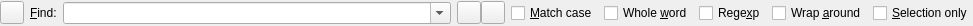
<?xml version="1.0" encoding="UTF-8"?>
<ui version="4.0">
 <class>SearchWidget</class>
 <widget class="QWidget" name="SearchWidget">
  <property name="geometry">
   <rect>
    <x>0</x>
    <y>0</y>
    <width>973</width>
    <height>26</height>
   </rect>
  </property>
  <property name="sizePolicy">
   <sizepolicy hsizetype="MinimumExpanding" vsizetype="Preferred">
    <horstretch>0</horstretch>
    <verstretch>0</verstretch>
   </sizepolicy>
  </property>
  <property name="windowTitle">
   <string>Find</string>
  </property>
  <layout class="QHBoxLayout" name="horizontalLayout_2">
   <property name="leftMargin">
    <number>0</number>
   </property>
   <property name="topMargin">
    <number>0</number>
   </property>
   <property name="rightMargin">
    <number>0</number>
   </property>
   <property name="bottomMargin">
    <number>0</number>
   </property>
   <item>
    <widget class="QToolButton" name="closeButton">
     <property name="toolTip">
      <string>Press to close the window</string>
     </property>
     <property name="text">
      <string/>
     </property>
    </widget>
   </item>
   <item>
    <widget class="QLabel" name="label">
     <property name="text">
      <string>&amp;Find:</string>
     </property>
     <property name="buddy">
      <cstring>findtextCombo</cstring>
     </property>
    </widget>
   </item>
   <item>
    <widget class="QComboBox" name="findtextCombo">
     <property name="sizePolicy">
      <sizepolicy hsizetype="Expanding" vsizetype="Fixed">
       <horstretch>0</horstretch>
       <verstretch>0</verstretch>
      </sizepolicy>
     </property>
     <property name="minimumSize">
      <size>
       <width>300</width>
       <height>0</height>
      </size>
     </property>
     <property name="editable">
      <bool>true</bool>
     </property>
     <property name="insertPolicy">
      <enum>QComboBox::InsertAtTop</enum>
     </property>
     <property name="duplicatesEnabled">
      <bool>false</bool>
     </property>
    </widget>
   </item>
   <item>
    <layout class="QHBoxLayout" name="horizontalLayout">
     <property name="spacing">
      <number>0</number>
     </property>
     <item>
      <widget class="QToolButton" name="findPrevButton">
       <property name="toolTip">
        <string>Press to find the previous occurrence</string>
       </property>
      </widget>
     </item>
     <item>
      <widget class="QToolButton" name="findNextButton">
       <property name="toolTip">
        <string>Press to find the next occurrence</string>
       </property>
      </widget>
     </item>
    </layout>
   </item>
   <item>
    <widget class="QCheckBox" name="caseCheckBox">
     <property name="text">
      <string>&amp;Match case</string>
     </property>
    </widget>
   </item>
   <item>
    <widget class="QCheckBox" name="wordCheckBox">
     <property name="text">
      <string>Whole &amp;word</string>
     </property>
    </widget>
   </item>
   <item>
    <widget class="QCheckBox" name="regexpCheckBox">
     <property name="text">
      <string>Rege&amp;xp</string>
     </property>
    </widget>
   </item>
   <item>
    <widget class="QCheckBox" name="wrapCheckBox">
     <property name="text">
      <string>Wrap &amp;around</string>
     </property>
    </widget>
   </item>
   <item>
    <widget class="QCheckBox" name="selectionCheckBox">
     <property name="text">
      <string>&amp;Selection only</string>
     </property>
    </widget>
   </item>
  </layout>
 </widget>
 <tabstops>
  <tabstop>findtextCombo</tabstop>
  <tabstop>caseCheckBox</tabstop>
  <tabstop>wordCheckBox</tabstop>
  <tabstop>regexpCheckBox</tabstop>
  <tabstop>wrapCheckBox</tabstop>
  <tabstop>selectionCheckBox</tabstop>
  <tabstop>findNextButton</tabstop>
  <tabstop>findPrevButton</tabstop>
  <tabstop>closeButton</tabstop>
 </tabstops>
 <resources/>
 <connections/>
</ui>
